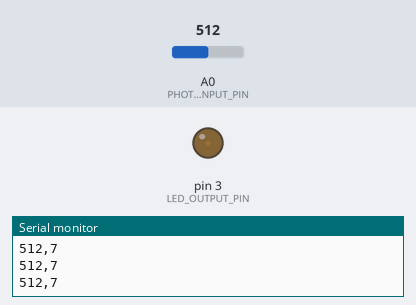
Simulated run of this sketch. Board: Arduino Uno, built with avr-gcc and run on an emulated ATmega328P. On the bench: output pins drawn as LEDs (lit = HIGH), the last lines printed to the serial monitor. The test bench sets the inputs (shaded band); at power-on: A0 (PHOTOCELL_INPUT_PIN) = 512.

Above: at 1.2 s.
1.3 s: A0 (PHOTOCELL_INPUT_PIN) set to 490
At 1.8 s:
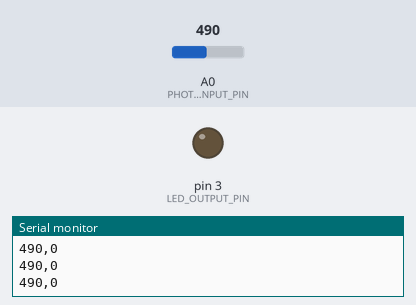
2.8 s: A0 (PHOTOCELL_INPUT_PIN) set to 510
At 3.2 s:
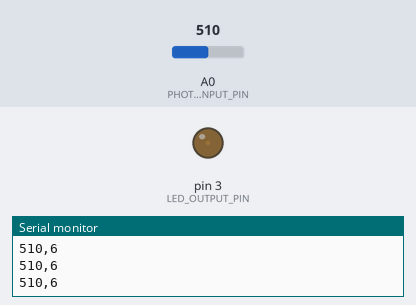
4.3 s: A0 (PHOTOCELL_INPUT_PIN) set to 716
At 5.5 s:
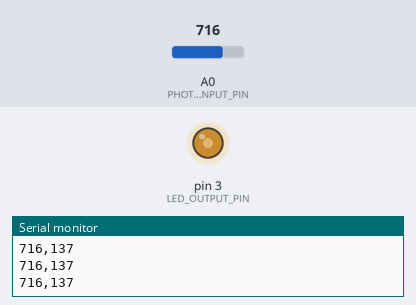
5.8 s: A0 (PHOTOCELL_INPUT_PIN) set to 900
At 7.0 s:
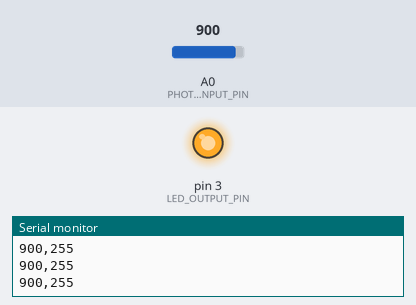
7.3 s: A0 (PHOTOCELL_INPUT_PIN) set to 511
At 8.5 s:
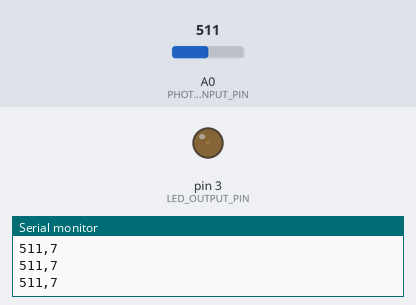
8.8 s: A0 (PHOTOCELL_INPUT_PIN) set to 306
At 10.0 s:
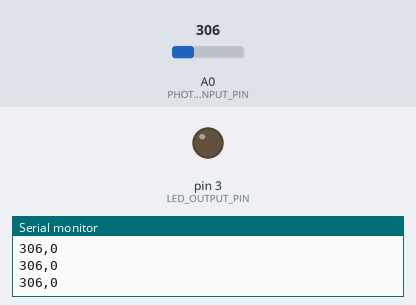
Timing chart, 0 to 11.3 s (numbered marks = the images above; inputs shaded):
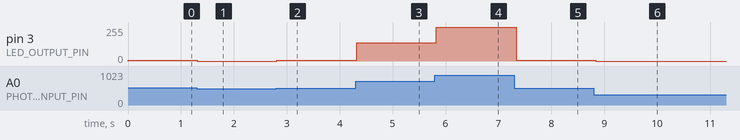

The sketch:

sketch_apr8a.ino
```cpp
// Author: Ryan Le
// Used code from CITE SOURCES HERE


const int LED_OUTPUT_PIN = 3;
const int PHOTOCELL_INPUT_PIN = A0;

const int MIN_PHOTOCELL_VAL = 500; // turn on LED
const int MAX_PHOTOCELL_VAL = 900; // fully on value

const boolean PHOTOCELL_IS_R2_IN_VOLTAGE_DIVIDER = true; // set false if photocell is R1

int currentMode = 1;

void setup() {
  pinMode(LED_OUTPUT_PIN, OUTPUT);
  pinMode(PHOTOCELL_INPUT_PIN, INPUT);
  Serial.begin(9600);
}


void loop() {

  updateMode();

  if (currentMode == 1) {
    updatePhotocell();
  } else if (currentMode == 2) {
    updateRotation();
  } else if (currentMode == 3) {
    // tba;
  }


}


void updateMode() {

}

void updateRotation() {

}


void updatePhotocell() {
  // Read the photo-sensitive resistor value. If you have the photocell resistor hooked
  // up as Rtop in the voltage divider (that is, one leg of the photocell is connected to 5V),
  // then higher values correspond to brightness. If you have the photocell hooked up as Rbottom
  // in the voltage divider (that is, one leg of the photocell is connected to GND), then
  // higher values correspond to darkness.
  int photocellVal = analogRead(PHOTOCELL_INPUT_PIN);

  // Remap the value for output.
  int ledVal = map(photocellVal, MIN_PHOTOCELL_VAL, MAX_PHOTOCELL_VAL, 0, 255);

  // The map function does not constrain output outside of the provided range
  // so, we need to make sure that things are within range for the led
  ledVal = constrain(ledVal, 0, 255);

  if (PHOTOCELL_IS_R2_IN_VOLTAGE_DIVIDER == false){
    // We need to invert the LED (it should be brighter when environment is darker)
    // This assumes the photocell is Rtop in the voltage divider
    ledVal = 255 - ledVal;
  }

  // Print the raw photocell value and the converted led value (e,g., for Serial
  // Console and Serial Plotter)
  Serial.print(photocellVal);
  Serial.print(",");
  Serial.println(ledVal);

  // Write out the LED value.
  analogWrite(LED_OUTPUT_PIN, ledVal);

  delay(100); //read from the photocell ~10 times/sec

}
```

Measured:
- after the input at 1.3 s, pin 3 (LED_OUTPUT_PIN): 7/255 → 0/255 at once
- after the input at 2.8 s, pin 3 (LED_OUTPUT_PIN): 0/255 → 6/255 at once
- after the input at 4.3 s, pin 3 (LED_OUTPUT_PIN): 6/255 → 137/255 at once
- after the input at 5.8 s, pin 3 (LED_OUTPUT_PIN): 137/255 → 255/255 at once
- after the input at 7.3 s, pin 3 (LED_OUTPUT_PIN): 255/255 → 7/255 at once
- after the input at 8.8 s, pin 3 (LED_OUTPUT_PIN): 7/255 → 0/255 at once
